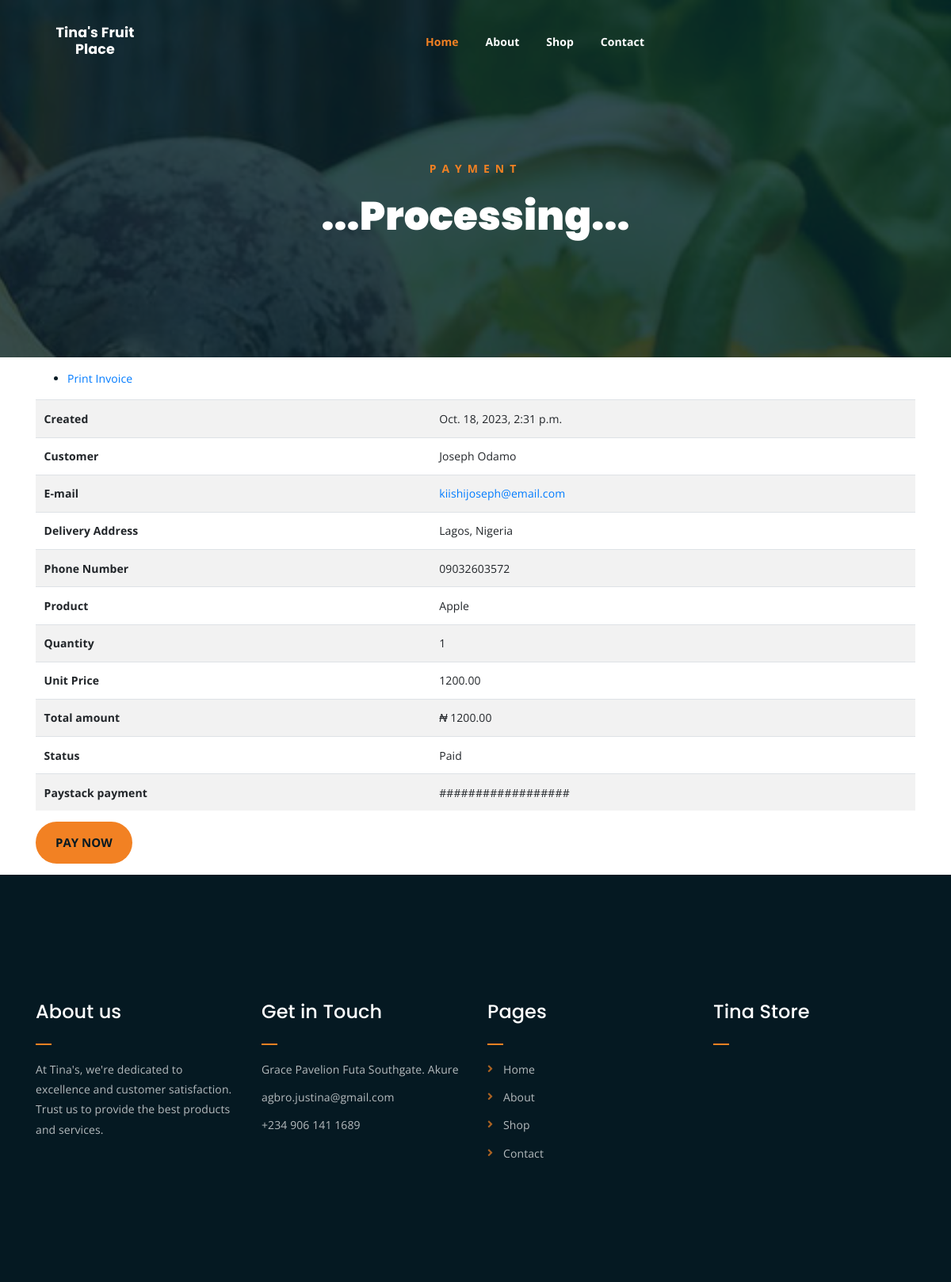
The app's page /process (signed in) with its own data.
### commerce/models.py (models this page shows, shortened)
class Payment(models.Model):
    name = models.CharField(max_length=50, null=True, blank=False)
    phone = models.CharField(max_length=11, blank=False)
    email = models.EmailField(max_length=100, blank=False)
    product_name = models.CharField(max_length=50, null=True)
    quantity = models.IntegerField(default=1)
    amount = models.DecimalField(max_digits=10, decimal_places=2)
    address = models.CharField(max_length=300)
    created = models.DateTimeField(auto_now_add=True)
    updated = models.DateTimeField(auto_now=True)
    paystack_ref = models.CharField(max_length=15, blank=True)
    paid = models.BooleanField(default=False)
    class Meta:
        ordering = ['-created']
    def get_quantity(self):
        if self.quantity:
            return self.quantity
    def get_amount(self):
        if self.amount:
            return self.amount * self.quantity
    def get_product(self):
        if self.product_name:
            return self.product_name
    def get_phone(self):
        if self.phone:
            return self.phone
    def get_full_name(self):
        if self.name:
            return f'{self.name}'

### commerce/views.py (the view)
# urls.py: path('process', views.payment_process, name='process'),
def payment_process(request):
    payment_id = request.session.get('payment_id', None)
    payment = get_object_or_404(Payment, id=payment_id)
    quantity = payment.get_quantity()
    amount = payment.get_amount()
    product = payment.get_product()
    phone  = payment.get_phone()
    full_name = payment.get_full_name()
    if request.method == 'POST':
        success_url = request.build_absolute_uri(
            reverse('commerce:success'))
        cancel_url = request.build_absolute_uri(
            reverse('commerce:canceled'))
        metadata = json.dumps({"payment_id":payment_id, "cancel_action":cancel_url})
        session_data = {
            'email':payment.email,
            'full_name':full_name,
            'product':product,
            'quantity':quantity,
            'amount':int(amount)*100,
            'phone':phone,
            'callback_url':success_url,
            'metadata':metadata
        }
        headers = {"authorization":f"Bearer {api_key}"}
        r = requests.post(url,headers=headers, data=session_data)
        response = r.json()
        if response["status"] == True:
            try:
                redirect_url = response["data"]["authorization_url"]
                return redirect(redirect_url, code=303)
            except :
                pass
        else:
            return render(request, 'client/process.html', locals())
    else:
        return render(request, 'client/process.html', locals())

### templates/client/process.html (shortened to what this page needs)
{% extends 'client/base.html' %}
{% load static %}
{% load widget_tweaks %}
{% block content %}
    <body>
        <div class="breadcrumb-section breadcrumb-bg">
            <div class="container">
                <div class="row">
                    <div class="col-lg-8 offset-lg-2 text-center">
                        <div class="breadcrumb-text">
                            <p>Payment</p>
                            <h1>...Processing...</h1>
                        </div>
                    </div>
                </div>
            </div>
        </div>
        <div class="container mt-3">
            <ul class="object-tools">
                <li>
                    <a href="#" onclick="window.print();">
                        Print Invoice
                    </a>
                </li>
            </ul>
            <table class="table table-striped mt-2">
                <tr>
                    <th>Created</th>
                    <td>{{ payment.created }}</td>
                </tr>
                <tr>
                    <th>Customer</th>
                    <td>{{ payment.name }}</td>
                </tr>
                <tr>
                    <th>E-mail</th>
                    <td><a href="mailto:{{ payment.email }}">{{ payment.email }}</a></td>
                </tr>
                <tr>
                    <th>Delivery Address</th>
                    <td>
                        {{ payment.address }}
                    </td>
                </tr>
                <tr>
                    <th>Phone Number</th>
                    <td>
                        {{ payment.phone }}
                    </td>
                </tr>
                <tr>
                    <th>Product</th>
                    <td>
                        {{ payment.product_name }}
                    </td>
                </tr>
                <tr>
                    <th>Quantity</th>
                    <td>
                        {{ payment.get_quantity }}
                    </td>
                </tr>
                <tr>
                    <th>Unit Price</th>
                    <td>
                        {{ payment.amount }}
                    </td>
                </tr>
                <tr>
                    <th>Total amount</th>
                    <td><i>&#x20A6;</i> {{ payment.get_amount }}</td>
                </tr>
                <tr>
                    <th>Status</th>
                    <td>{% if payment.paid %}Paid{% else %}Pending payment{% endif %}</td>
                </tr>
                <tr>
                    <th>Paystack payment</th>
                    <td>
                        {% if payment.paystack_ref %}
                            ##################
                        {% endif %}
                    </td>
                </tr>
            </table>
            <form action="{% url 'commerce:process' %}" method="post">
                <input type="submit" class="btn oneMusic-btn mb-3" value="Pay now">
            </form>
        </div>
    </body>
{% endblock %}

### static/client/css/main.css (style rules this page uses)
html { font-size: 14px; font-weight: 400; line-height: 28px; height: 100%; }
body { font-family: "Open Sans", sans-serif; font-weight: 400; font-size: 1rem; letter-spacing: 0.1px; line-height: 1.8; color: #051922; overflow-x: hidden; }
a { cursor: pointer; text-decoration: none; -webkit-transition: all 0.2s ease-in-out; -o-transition: all 0.2s ease-in-out; transition: all 0.2s ease-in-out; }
h1, .h1, h2, .h2, h3, .h3, h4, .h4, h5, .h5, h6, .h6 { font-family: "Poppins", sans-serif; font-weight: 700; margin: 0 0 1.25rem 0; color: #051922; }
h1:last-child, .h1:last-child, h2:last-child, .h2:last-child, h3:last-child, .h3:last-child, h4:last-child, .h4:last-child, h5:last-child, .h5:last-child, h6:last-child, .h6:last-child { margin: 0; }
h1, .h1 { font-size: 4rem; font-weight: 700; line-height: 4rem; }
p { font-family: "Open Sans", sans-serif; font-weight: 400; font-size: 1rem; letter-spacing: 0.1px; line-height: 1.8; color: #051922; margin: 0 0 1.25rem 0; }
.breadcrumb-bg { background-image: url(../img/breadcrumb-bg.jpg); }
.breadcrumb-text p { color: #F28123; font-weight: 700; text-transform: uppercase; letter-spacing: 7px; }
.breadcrumb-text h1 { font-size: 50px; font-weight: 900; color: #fff; margin: 0; margin-top: 20px; }
.breadcrumb-section { padding: 150px 0; background-size: cover; background-position: center center; position: relative; z-index: 1; background-attachment: fixed; padding-top: 200px; }
.breadcrumb-section:after { position: absolute; left: 0; top: 0; width: 100%; height: 100%; content: ""; background-color: #07212e; z-index: -1; opacity: 0.8; }
input[type="submit"] { -webkit-transition: 0.3s; -o-transition: 0.3s; transition: 0.3s; border-radius: 50px !important; }
html, body { height: 100%; }
input[type="submit"] { background-color: #F28123; color: #051922; font-weight: 700; text-transform: uppercase; font-size: 15px; border: none !important; cursor: pointer; padding: 15px 25px; border-radius: 3px; }

### records on screen
Payment: created "Oct. 18, 2023, 2:31 p.m.", name "Joseph Odamo", email "kiishijoseph@email.com", address "Lagos, Nigeria", phone "09032603572", product_name "Apple", get_quantity "1", amount "1200.00", get_amount "1200.00"
